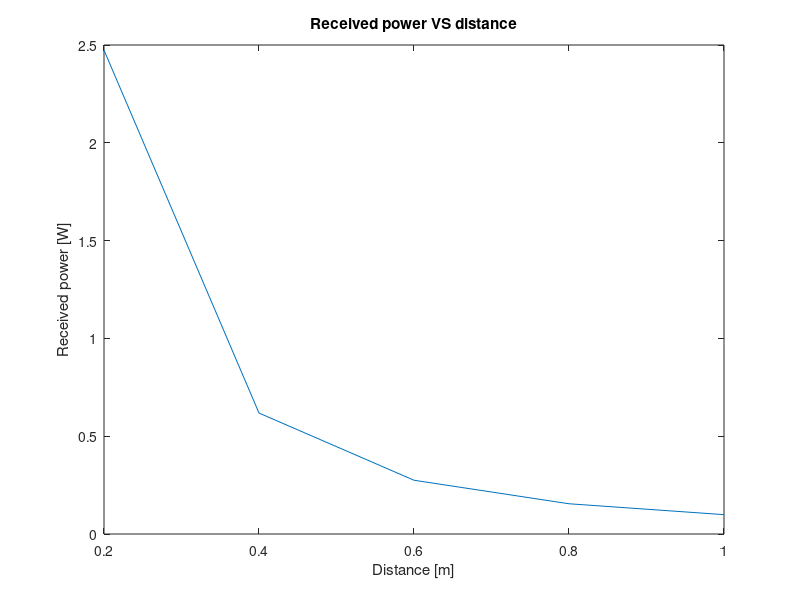
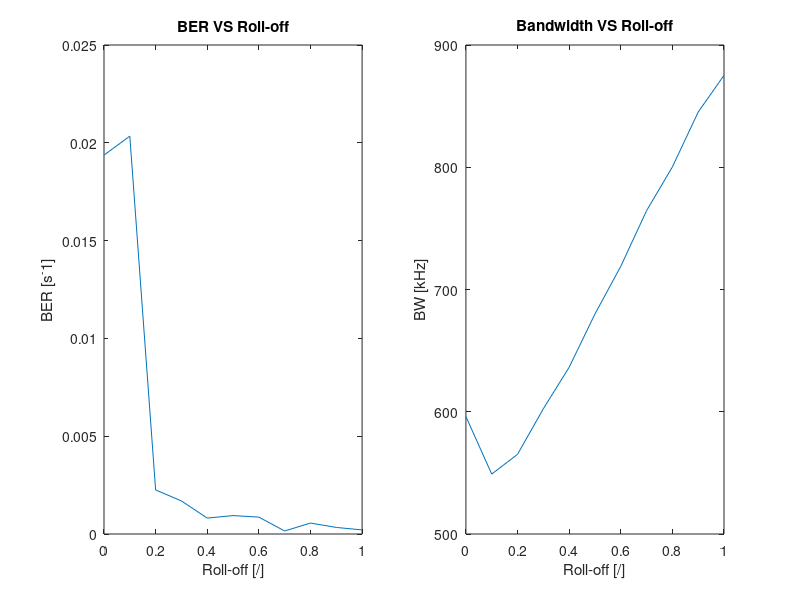
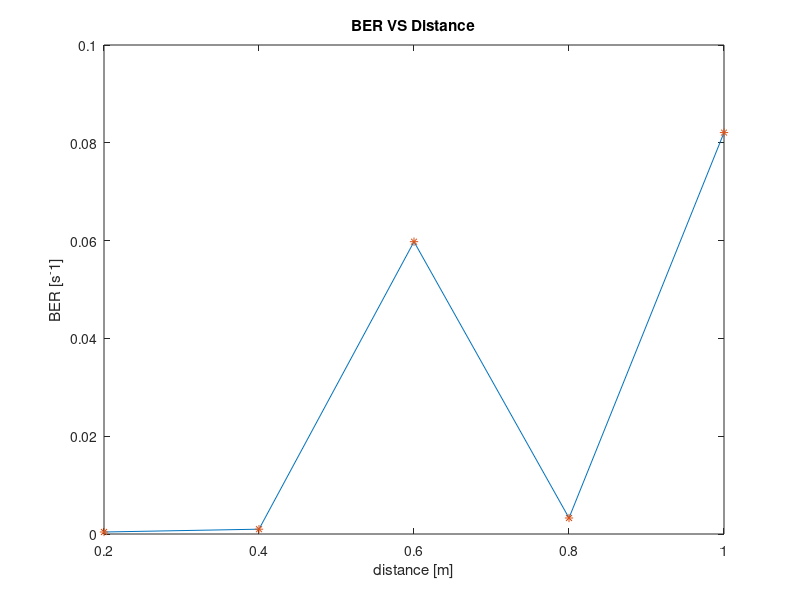

The MATLAB script that drew these images, in order:
%% FRIIS FORMULA
clc; clear, close all;

% === Parameters ===
beta = 0:0.1:1;
BER_beta = [0.01937, 0.02034, 0.002255, 0.00169, 0.0008138, 0.0009428, 0.0008622, 0.0001544, 0.0005597, 0.0003359, 0.0002094]
BW_beta = [596.0999, 549.0253, 565.1651, 602.4452, 636.3917, 679.9635, 718.9483, 764.4765, 800.2511, 845.1479, 875.1860]

d = 0.2:0.2:1  % Distance between antennas
BER_distance = [0.0004094, 0.000985, 0.05978, 0.003273, 0.08209]
Prx = zeros(1, length(d));  % Received power
Ptx = 0.001;  % Transmitted power
Gtx = 10^(25/10);  % Linear gain at transmitter
Grx = 10^(35/10);  % Linear gain at receiver
f = 2.4e9;  % Center frequency
lambda = 300e6/f;  % Wave length

% === Formula ===
for i = 1:length(d)
    Prx(i) = Ptx*Gtx*Grx*(lambda/(4*pi*d(i)))^2;
end

% === Plot ===
% Friis estimation
figure('Name','Friis');
plot(d, Prx);
xlabel('Distance [m]');
ylabel('Received power [W]');
title('Received power VS distance');

% Beta
figure('Name','Beta');
subplot(1,2,1);
plot(beta, BER_beta);
xlabel('Roll-off [/]');
ylabel('BER [s^-1]');
title('BER VS Roll-off');
subplot(1,2,2);
plot(beta, BW_beta);
xlabel('Roll-off [/]');
ylabel('BW [kHz]');
title('Bandwidth VS Roll-off');

% Distance
figure('Name','Distance');
plot(d, BER_distance);
hold on;
plot(d, BER_distance, '*');
hold off;
xlabel('distance [m]');
ylabel('BER [s^-1]');
title('BER VS Distance');





